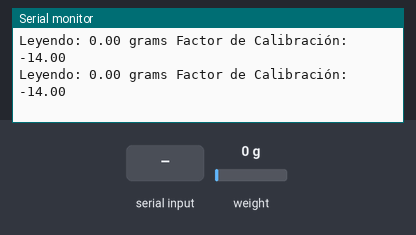
Recording of a sketch running on a simulated Arduino Uno, built with avr-gcc and run on an emulated ATmega328P. Shown: the last lines printed to the serial monitor. The test bench sets the inputs (shaded band); at power-on: weight on the scale 0 g.

Above: at 8.4 s.
8.5 s: weight on the scale set to 100 g
At 8.58 s:
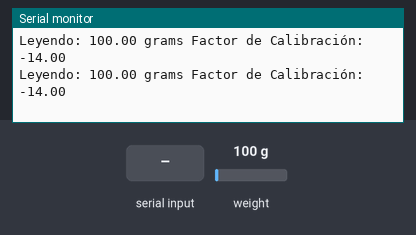
11.5 s: "+" received over Serial
At 11.62 s:
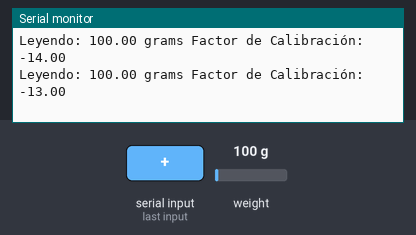
14.5 s: "a" received over Serial
At 14.56 s:
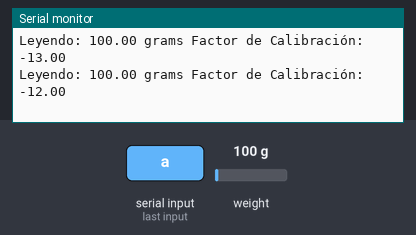
17.5 s: weight on the scale set to 1250 g
At 19.94 s:
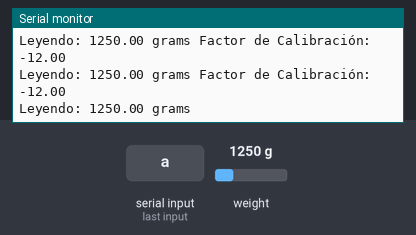
Timing chart, 0 to 20.0 s (numbered marks = the images above; inputs shaded):
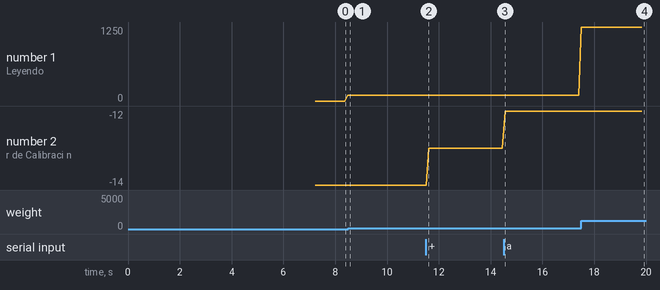

The sketch:

Bascula_Calibracion.ino
```cpp
/*
Pines de Conexión
 Arduino pin 5 -> HX711 CLK
 Arduino pin 6 -> HX711 DOUT
 Arduino pin 5V -> HX711 VCC
 Arduino pin GND -> HX711 GND
*/

#include <HX711.h>

HX711 scale(6, 5);

float calibration_factor = -14; // this calibration factor is adjusted according to my load cell
float units;
float ounces;

void setup() {
  Serial.begin(9600);
  Serial.println("Sketch De Calibración");
  Serial.println("Retire cualquier peso de la bascula");
  Serial.println("Después de que la bascula comience con lecturas, coloque un peso conocido en la bascula");
  Serial.println("Presione + o 'a' para incrementar el factor de calibración");
  Serial.println("Presione - or 'z' para ecrementar el factor de calibración");
  delay(5000);

  scale.set_scale();
  scale.tare();  //Hacemos que la bascula se haga 0

  long zero_factor = scale.read_average();
  Serial.print("Zero factor: ");
  Serial.println(zero_factor);
}

void loop() {

  scale.set_scale(calibration_factor); //Ajustamos la bascula con el factor de calibración actual

  Serial.print("Leyendo: ");
  units = scale.get_units(), 10;//realizamos 10 lecturas
  if (units < 0)//Si la lectura es negativa (peso menor a 0), lo asignamos directo a 0
  {
    units = 0.00;
  }
  ounces = units * 0.035274;//Lo multiplicamos por esta constante que nos da las unidades en gramos
  Serial.print(units);
  Serial.print(" grams");
  Serial.print(" Factor de Calibración: ");
  Serial.print(calibration_factor);
  Serial.println();

  if(Serial.available())
  {
    char temp = Serial.read();
    if(temp == '+' || temp == 'a')
      calibration_factor += 1;
    else if(temp == '-' || temp == 'z')
      calibration_factor -= 1;
  }
}
```

Measured:
- after the input at 8.5 s, the serial monitor: prints a new line after 0.08 s (image 1)
- after the input at 11.5 s, the serial monitor: prints a new line after 0.12 s (image 2)
- after the input at 14.5 s, the serial monitor: prints a new line after 0.06 s (image 3)
- after the input at 17.5 s, the serial monitor: prints a new line after 0.10 s (image 4)
- plotted number 1: 100 → 1250 after the input at 14.5 s
- plotted number 2: -14 → -13 after the input at 11.5 s, -13 → -12 after the input at 14.5 s
